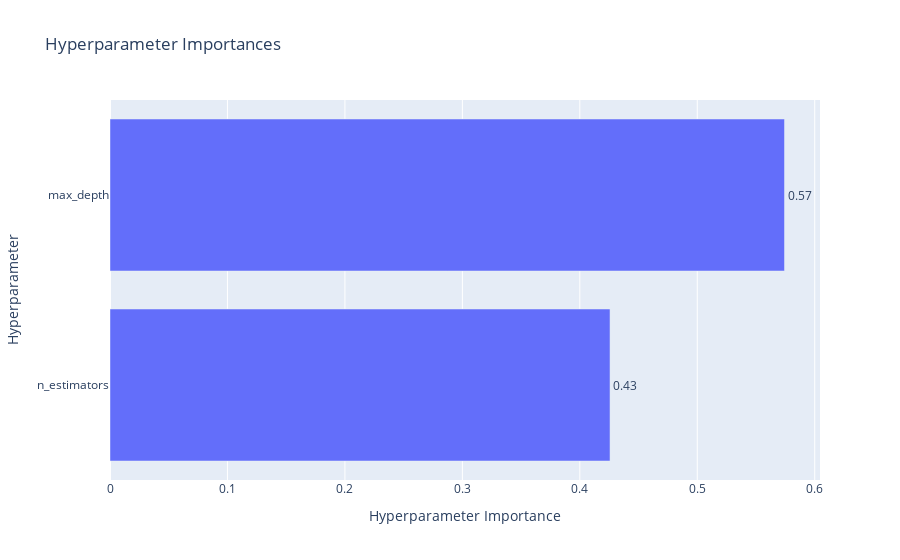

This figure's notebook cell:
### Code cell
# 5. Hyperparameter Importance
plot_param_importances(study).show()

### Figure 1 — Plotly figure (JSON) as saved in the notebook; plotly's stock layout.template omitted (floating-point values rounded to 4 significant figures)
{"data": [{"cliponaxis": false, "hovertemplate": ["n_estimators (IntDistribution): 0.42572689974913097<extra></extra>", "max_depth (IntDistribution): 0.5742731002508691<extra></extra>"], "name": "Objective Value", "orientation": "h", "text": ["0.43", "0.57"], "textposition": "outside", "type": "bar", "x": [0.4257, 0.5743], "y": ["n_estimators", "max_depth"]}], "layout": {"title": {"text": "Hyperparameter Importances"}, "xaxis": {"title": {"text": "Hyperparameter Importance"}}, "yaxis": {"title": {"text": "Hyperparameter"}}}}
